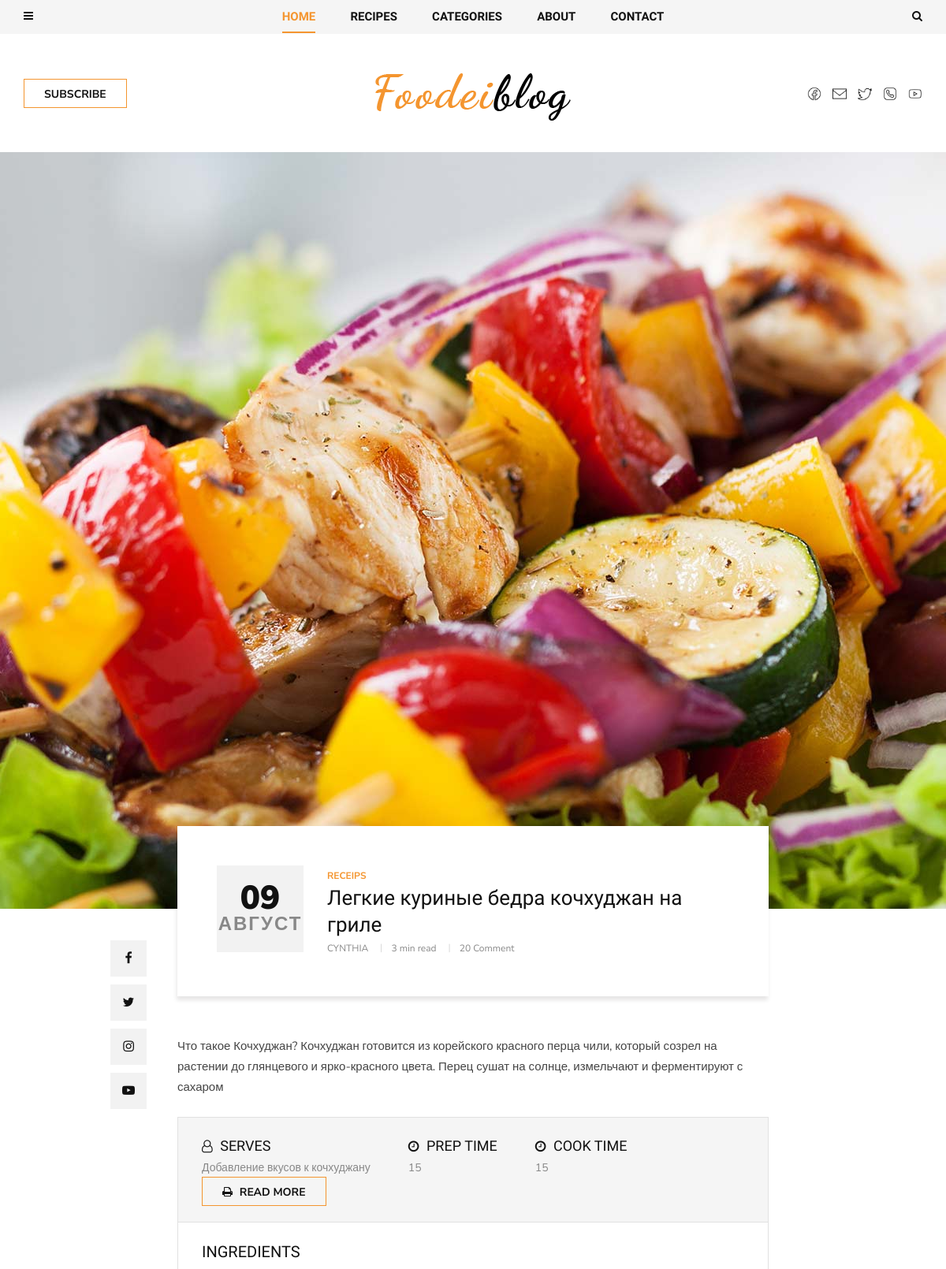
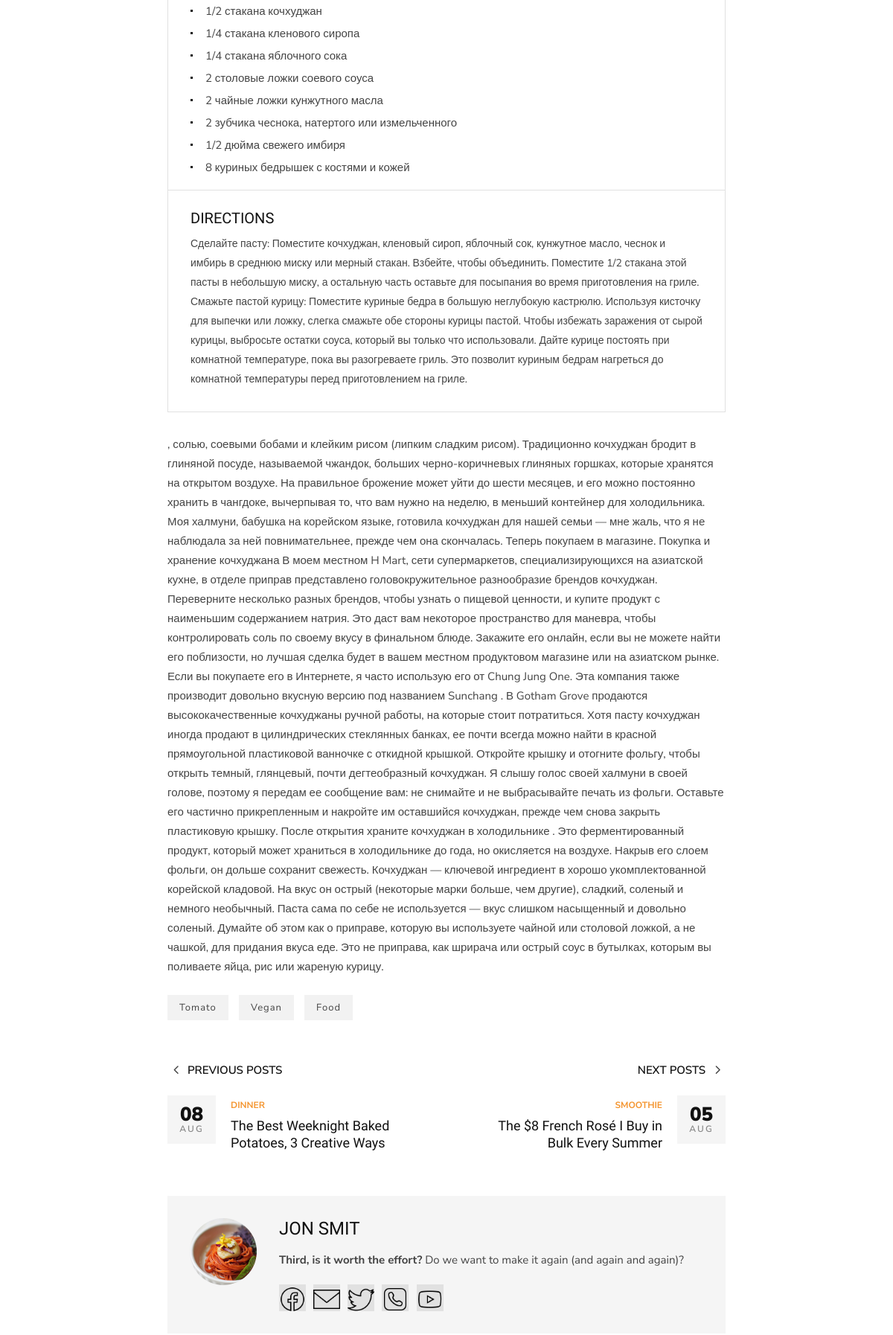
Screenshot of /receips/slug_nomber1/ (upper part) with the database file from the repository (2 pictures, top to bottom).
### contact/models.py (models this page shows, shortened)
class Social(models.Model):
    icon = models.FileField(upload_to='icons/')
    name = models.CharField(max_length=200)
    link = models.URLField()

class About(models.Model):
    name = models.CharField(max_length=50, default='')
    text = RichTextField()
    mini_text = RichTextField()
    def get_first_image(self):
        item = self.about_images.first()
        return item.img.url

class ImageAbout(models.Model):
    img = models.ImageField(upload_to='about/')
    page = models.ForeignKey(About, on_delete=models.CASCADE, related_name="about_images")
    alt = models.CharField(max_length=100)

### blog/models.py (models this page shows, shortened)
class Post(models.Model):
    authors = models.ForeignKey(User, related_name='posts', on_delete=models.CASCADE)
    title = models.CharField(max_length=200)
    image = models.ImageField(upload_to='articles/')
    text = models.TextField()
    category = models.ForeignKey(Category, related_name='post', on_delete=models.SET_NULL, null=True)
    tags = models.ManyToManyField(Tag, related_name='post')
    create_at = models.DateTimeField(auto_now_add=True)
    slug = models.SlugField(max_length=200, default='', unique=True)
    def get_absolute_url(self):
        return reverse("post_single", kwargs={"slug": self.category.slug, "post_slug": self.slug})
    def get_recipes(self):
        return self.recipe.all()
    def get_comments(self):
        return self.comment.all()

class Category(MPTTModel):
    name = models.CharField(max_length=100)
    slug = models.SlugField(max_length=100)
    parent = TreeForeignKey('self', related_name='children', on_delete=models.SET_NULL, null=True, blank=True)
    def __str__(self):
        return self.name
    class MPTTMeta:
        order_insertion_by = ['name']

class Recipe(models.Model):
    name = models.CharField(max_length=100)
    serves = models.CharField(max_length=100)
    prep_time = models.PositiveIntegerField(default=0)
    cook_time = models.PositiveIntegerField(default=0)
    ingredients = RichTextField()
    directions = RichTextField()
    post = models.ForeignKey(Post, related_name='recipe', on_delete=models.SET_NULL, blank=True, null=True)

class Tag(models.Model):
    name = models.CharField(max_length=100)
    slug = models.SlugField(max_length=100)
    def __str__(self):
        return self.name

### blog/views.py (the view)
# urls.py: path('<slug:slug>/<slug:post_slug>/', views.PostDetailView.as_view(), name='post_single'),
class PostDetailView(DetailView):
    model = Post
    context_object_name = "post"
    slug_url_kwarg = "post_slug"
    def get_context_data(self, **kwargs):
        context = super().get_context_data(**kwargs)
        context['form'] = CommentForm()
        return context

### blog/templatetags/menu_tags.py (called while the page is built)
def get_all_categories():
    return Category.objects.all()

@register.inclusion_tag('blog/include/tags/top_menu.html')
def get_categories():
    category = get_all_categories()
    return {"list_category": category}

@register.inclusion_tag('blog/include/tags/recipes_tag.html')
def get_last_posts():
    posts = Post.objects.select_related("category").order_by("id")[:5]
    return {"list_last_post": posts}

### contact/templatetags/social_tags.py (called while the page is built)
@register.simple_tag()
def get_social_links():
    return Social.objects.all()

@register.simple_tag()
def get_about():
    return About.objects.last()

### templates/blog/post_detail.html (shortened to what this page needs)
{% extends 'base.html' %}
{% load social_tags %}
{% load static %}
    {% block content %}
    <section class="single-post spad">
        <div class="single-post__hero set-bg" data-setbg="{{ post.image.url }}"></div>
        <div class="container">
            <div class="row d-flex justify-content-center">
                <div class="col-lg-8">
                    <div class="single-post__title">
                        <div class="single-post__title__meta">
                            <h2>{{ post.create_at|date:"d" }}</h2>
                            <span>{{ post.create_at|date:"F" }}</span>
                        </div>
                        <div class="single-post__title__text">
                            <ul class="label">
                                <li>{{ post.category }}</li>
                            </ul>
                            <h4>{{ post.title }}</h4>
                            <ul class="widget">
                                <li>{{ post.authors }}</li>
                                <li>3 min read</li>
                                <li>20 Comment</li>
                            </ul>
                        </div>
                    </div>
                    <div class="single-post__social__item">
                        <ul>
                            <li><a href="#"><i class="fa fa-facebook"></i></a></li>
                            <li><a href="#"><i class="fa fa-twitter"></i></a></li>
                            <li><a href="#"><i class="fa fa-instagram"></i></a></li>
                            <li><a href="#"><i class="fa fa-youtube-play"></i></a></li>
                        </ul>
                    </div>
                    <div class="single-post__top__text">
                        <p>{{ post.text | slice:":200" }} </p>
                    </div>
                    <div class="single-post__recipe__details">
                        {% for recipe in post.get_recipes %}
                        <div class="single-post__recipe__details__option">
                            <ul>
                                <li>
                                    <h5><i class="fa fa-user-o"></i> SERVES</h5>
                                    <span>{{ recipe.serves }}</span>
                                </li>
                                <li>
                                    <h5><i class="fa fa-clock-o"></i> PREP TIME</h5>
                                    <span>{{ recipe.prep_time }}</span>
                                </li>
                                <li>
                                    <h5><i class="fa fa-clock-o"></i> Cook TIME</h5>
                                    <span>{{ recipe.cook_time }}</span>
                                </li>
                                <li><a href="#" class="primary-btn"><i class="fa fa-print"></i> Read more</a></li>
                            </ul>
                        </div>
                        <div class="single-post__recipe__details__indegradients">
                            <h5>Ingredients</h5>
                            {{ recipe.ingredients|safe }}
                        </div>
                        <div class="single-post__recipe__details__direction">
                            <h5>Directions</h5>
                            {{ recipe.directions|safe }}
                        </div>
                        {% endfor %}
                    </div>
                    <div class="single-post__desc">
                        <p>{{ post.text | slice:"200:" }} </p>
                    </div>
                    <div class="single-post__tags">
                        {% for tag in post.tags.all %}
                        <a href="#">{{ tag }}</a>
                        {% endfor %}
                    </div>
                    <div class="single-post__next__previous">
                        <div class="row">
                            <div class="col-lg-6 col-md-6 col-sm-6">
                                <a href="#" class="single-post__previous">
                                    <h6><span class="arrow_carrot-left"></span> Previous posts</h6>
                                    <div class="single-post__previous__meta">
                                        <h4>08</h4>
                                        <span>Aug</span>
                                    </div>
                                    <div class="single-post__previous__text">
                                        <span>Dinner</span>
                                        <h5>The Best Weeknight Baked <br />Potatoes, 3 Creative Ways</h5>
                                    </div>
                                </a>
                            </div>
                            <div class="col-lg-6 col-md-6 col-sm-6">
                                <a href="#" class="single-post__next">
                                    <h6>Next posts <span class="arrow_carrot-right"></span> </h6>
                                    <div class="single-post__next__meta">
                                        <h4>05</h4>
                                        <span>Aug</span>
                                    </div>
                                    <div class="single-post__next__text">
                                        <span>Smoothie</span>
                                        <h5>The $8 French Rosé I Buy in <br />Bulk Every Summer</h5>
                                    </div>
                                </a>
                            </div>
                        </div>
                    </div>
                {% get_about as about %}
                    <div class="single-post__author__profile">
                        <div class="single-post__author__profile__pic">
                            <img src="{{ about.get_first_image }}" alt="">
                        </div>
                        <div class="single-post__author__profile__text">
                            <h4>{{ about.name }}</h4>
                            <p>{{ about.mini_text|safe }}</p>
                            <div class="single-post__author__profile__social">
                                {% get_social_links as social_links %}
                                {% for item in social_links %}
                                    <a href="{{ item.link }}"><img src="{{ item.icon.url }}"></a>
                                {% endfor %}
                            </div>
                        </div>
                    </div>
                </div>
            </div>
        </div>
    </section>
{% endblock content %}

### templates/header.html
{% load social_tags cache %}
{% cache 5000 header %}
<header class="header">
        <div class="header__top">
            <div class="container">
                <div class="row">
                    <div class="col-lg-2 col-md-1 col-6 order-md-1 order-1">
                        <div class="header__humberger">
                            <i class="fa fa-bars humberger__open"></i>
                        </div>
                    </div>
                    <div class="col-lg-8 col-md-10 order-md-2 order-3">
                        {% include 'blog/include/top_nav.html' %}
                    </div>
                    <div class="col-lg-2 col-md-1 col-6 order-md-3 order-2">
                        <div class="header__search">
                            <i class="fa fa-search search-switch"></i>
                        </div>
                    </div>
                </div>
            </div>
        </div>
        <div class="container">
            <div class="row">
                <div class="col-lg-3 col-md-3">
                    <div class="header__btn">
                        <a href="./signin.html" class="primary-btn">Subscribe</a>
                    </div>
                </div>
                <div class="col-lg-6 col-md-6">
                    <div class="header__logo">
                        <a href="./index.html"><img src="img/logo.png" alt=""></a>
                    </div>
                </div>
                <div class="col-lg-3 col-md-3">
                    <div class="header__social">
                        {% get_social_links as social_links %}
                            {% for item in social_links %}
                                <a href="{{ item.link }}"><img style="width: 18px" src="{{ item.icon.url }}"></a>
                            {% endfor %}
                    </div>
                </div>
            </div>
        </div>
    </header>
{% endcache %}

### rows the page displays
Social: icon (picture)
Social: icon (picture)
Social: icon (picture)
Social: icon (picture)
Social: icon (picture)
Post: create_at "09", create_at "АВГУСТ", category "RECEIPS", title "Легкие куриные бедра кочхуджан на гриле", authors "CYNTHIA", text "Что такое Кочхуджан? Кочхуджан готовится из корейского красного перца чили, который созрел на растении до глянцевого и ярко-красного цвета. Перец сушат на солнце, измельчают и ферментируют с сахаром", text ", солью, соевыми бобами и клейким рисом (липким сладким рисом). Традиционно кочхуджан бродит в глиняной посуде, называемой чжандок, больших черно-коричневых глиняных горшках, которые хранятся на открытом воздухе. На правильное брожение может уйти до шести месяцев, и его можно постоянно хранить в чангдоке, вычерпывая то, что вам нужно на неделю, в меньший контейнер для холодильника. Моя халмуни, бабушка на корейском языке, готовила кочхуджан для нашей семьи — мне жаль, что я не наблюдала за ней повнимательнее, прежде чем она скончалась. Теперь покупаем в магазине. Покупка и хранение кочхуджана В моем местном H Mart, сети супермаркетов, специализирующихся на азиатской кухне, в отделе приправ…"
Recipe: serves "Добавление вкусов к кочхуджану", prep_time "15", cook_time "15", ingredients "1/2 стакана кочхуджан 1/4 стакана кленового сиропа 1/4 стакана яблочного сока 2 столовые ложки соевого соуса 2 чайные ложки кунжутного масла 2 зубчика чеснока, натертого или измельченного 1/2 дюйма свежего имбиря 8 куриных бедрышек с костями и кожей", directions "Сделайте пасту: Поместите кочхуджан, кленовый сироп, яблочный сок, кунжутное масло, чеснок и имбирь в среднюю миску или мерный стакан. Взбейте, чтобы объединить. Поместите 1/2 стакана этой пасты в небольшую миску, а остальную часть оставьте для посыпания во время приготовления на гриле. Смажьте пастой курицу: Поместите куриные бедра в большую неглубокую кастрюлю. Используя кисточку для выпечки или ложку, слегка смажьте обе стороны курицы пастой. Чтобы избежать заражения от сырой курицы, выбросьте остатки соуса, который вы только что использовали. Дайте курице постоять при комнатной температуре, пока вы разогреваете гриль. Это позволит куриным бедрам нагреться до комнатной температуры перед…"
Tag: name "Tomato"
Tag: name "Vegan"
Tag: name "Food"
About: get_first_image (picture), name "JON SMIT", mini_text "Third, is it worth the effort? Do we want to make it again (and again and again)?"
